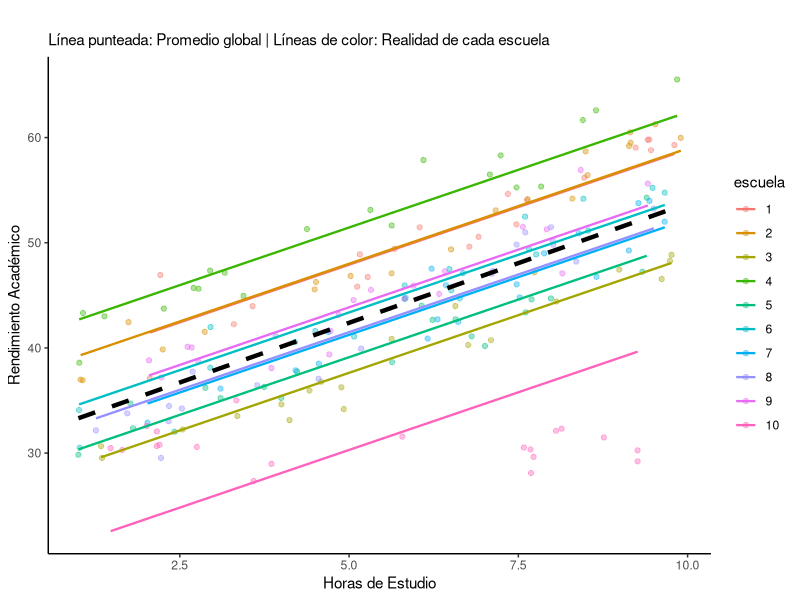
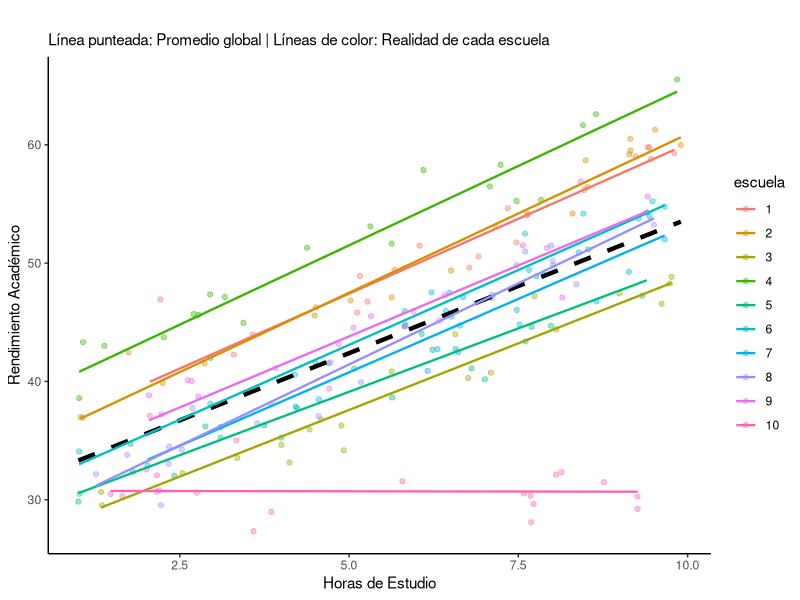

Here is the R script that generated these plots, in order:
## ---- chunk 1
knitr::opts_chunk$set(echo = F, warning = F, message = F)

library(ggplot2)
library(dplyr)
library(tidyr)
library(patchwork)
library(lme4)

# Configuración de estilo global para tu web
theme_set(theme_classic(base_size = 14))
## ---- chunk 2
library(lme4)
set.seed(42) # Replicabilidad

# 10 escuelas con 20 alumnos cada una
n_escuelas <- 10
n_alumnos <- 20
total_n <- n_escuelas * n_alumnos

df_edu <- data.frame(
  escuela = factor(rep(1:n_escuelas, each = n_alumnos)),
  horas_estudio = runif(total_n, 1, 10),
  rendimiento = rep(0, total_n)
)

# Efecto de escuela (intercepto aleatorio)
# Algunas escuelas tienen más recursos que otras "de base"
efectos_escuela <- rnorm(n_escuelas, mean = 0, sd = 5)
names(efectos_escuela) <- 1:n_escuelas

df_edu[1:180,]$rendimiento <- 30 + 
  (2.5 * df_edu[1:180,]$horas_estudio) +    # Efecto fijo (estudiar ayuda)
  efectos_escuela[df_edu[1:180,]$escuela] + # Variabilidad por escuela
  rnorm(total_n-20, sd = 2)                 # Ruido individual
df_edu[181:200,]$rendimiento <- 30 + 
  (0 * df_edu[181:200,]$horas_estudio) +       # Efecto fijo (estudiar no tiene efecto)
  efectos_escuela[df_edu[181:200,]$escuela] +  # Variabilidad por escuela
  rnorm(20, sd = 2)                            # Ruido individual
## ---- chunk 3
# Modelo 1: Regresión lineal simple 
mod_simple <- lm(rendimiento ~ horas_estudio, data = df_edu)
round(summary(mod_simple)$coefficients, 2)
paste("R cuadrado: ", round(summary(mod_simple)$r.squared, 4))
## ---- chunk 4
# Modelo 2: Modelo Mixto con Intercepto Aleatorio
mod_mixto <- lmer(rendimiento ~ horas_estudio + (1 | escuela), data = df_edu)
summary(mod_mixto)
## ---- chunk 5
# Predicciones
df_edu$pred_simple <- predict(mod_simple)
df_edu$pred_mixto <- predict(mod_mixto)

ggplot(df_edu, aes(x = horas_estudio, y = rendimiento, color = escuela)) +
  geom_point(alpha = 0.4) +
  # Línea Global (Regresión Simple) en Negro grueso
  geom_line(aes(y = pred_simple), color = "black", size = 1.5, linetype = "dashed") +
  # Líneas por Escuela (Trayectorias individuales)
  geom_line(aes(y = pred_mixto), size = 0.8) +
  labs(title = "",
       subtitle = "Línea punteada: Promedio global | Líneas de color: Realidad de cada escuela",
       x = "Horas de Estudio", y = "Rendimiento Académico") +
  theme_classic()
## ---- chunk 6
# Modelo multinivel
mod_nivel <- lmer(rendimiento ~ horas_estudio + (horas_estudio | escuela), data = df_edu)

# Predicciones
df_edu$pred_simple <- predict(mod_simple)
df_edu$pred_nivel <- predict(mod_nivel)

ggplot(df_edu, aes(x = horas_estudio, y = rendimiento, color = escuela)) +
  geom_point(alpha = 0.4) +
  # Línea Global (Regresión Simple) en Negro grueso
  geom_line(aes(y = pred_simple), color = "black", size = 1.5, linetype = "dashed") +
  # Líneas por Escuela (Trayectorias individuales)
  geom_line(aes(y = pred_nivel), size = 0.8) +
  labs(title = "",
       subtitle = "Línea punteada: Promedio global | Líneas de color: Realidad de cada escuela",
       x = "Horas de Estudio", y = "Rendimiento Académico") +
  theme_classic()
